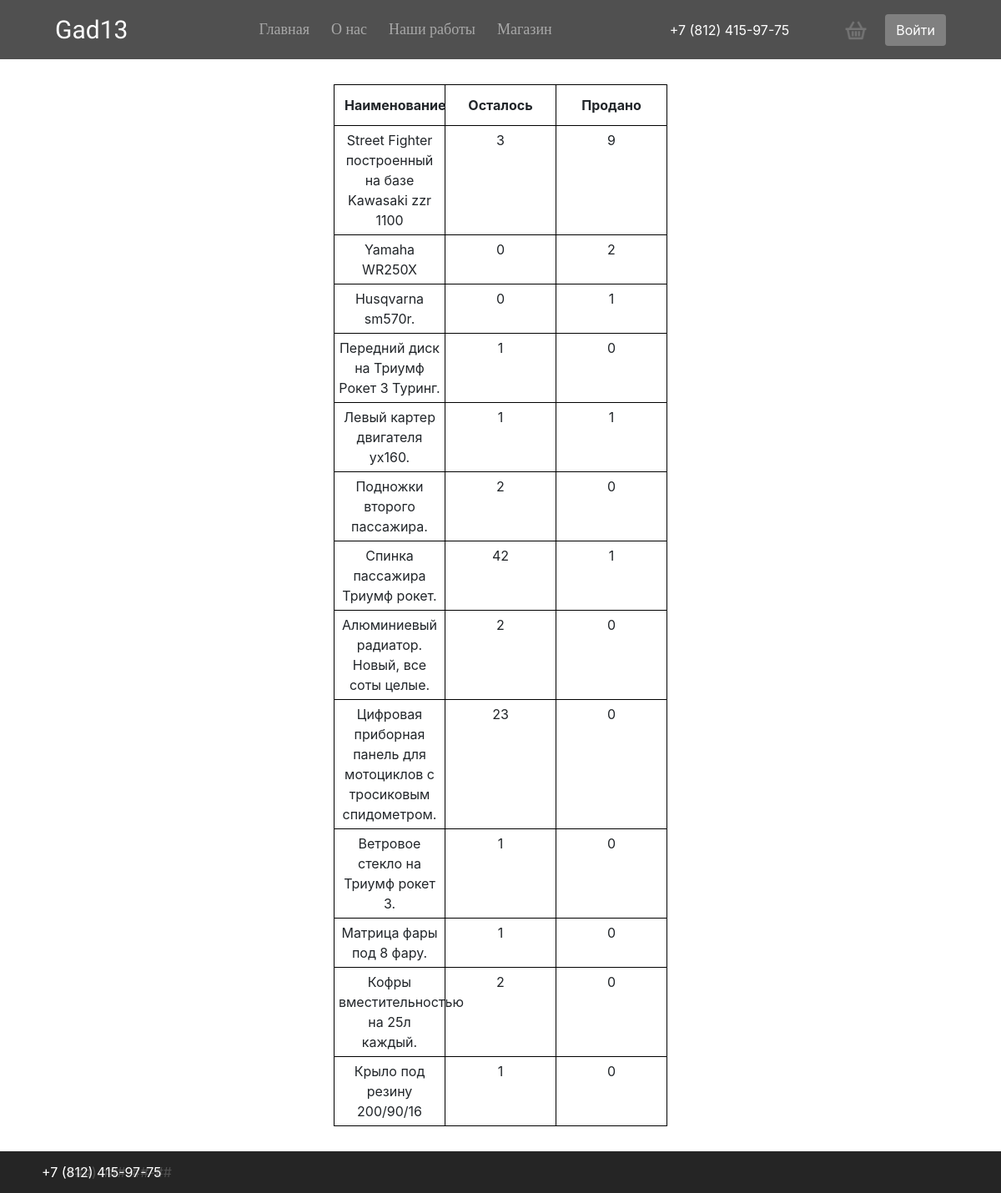
Page /store/table/ on the committed database.
### store/models.py (models this page shows, shortened)
class Product(models.Model):
    title = models.CharField(max_length=255, verbose_name="Название продукта")
    description = models.TextField(verbose_name="Описание продукта")
    price = models.PositiveIntegerField(verbose_name="Цена продукта")
    amount = models.PositiveIntegerField(verbose_name="Остаток а наличии")
    selled = models.IntegerField(default=0 ,verbose_name="Продано товаров")
    category = models.ForeignKey(Category, on_delete=models.CASCADE, null=True)
    created_at = models.DateTimeField(auto_now_add=True)
    updated_at = models.DateTimeField(auto_now=True)
    class Meta:
        verbose_name = "Продукт"
        verbose_name_plural = "Продукты"

### store/views.py (the view, shortened to what this page needs)
# urls.py: path('table/', views.TableStoreView.as_view()),
class TableStoreView(View):
    template_name = 'store_table.html'
    def get_context(self):
        context = {}
        products = Product.objects.all()
        context['products'] = products
        return context
    def get(self, request, *args, **kwargs):
        context = self.get_context()
        return render(request, self.template_name, context)

### store/templates/store_table.html (shortened to what this page needs)
{% extends 'base_store.html' %}
{% block content %}
{% load static %}
<main>
  <div class="profile">
    <table class="table">
        <thead>
        <tr>
            <th>Наименование</th>
            <th>Осталось</th>
            <th>Продано</th>
        </tr>
        </thead>
        <tbody>
        {% for product in products %}
        <tr>
            <td>{{ product.title }}</td>
            <td>{{ product.amount }}</td>
            <td>{{ product.selled }}</td>
        </tr>
        {% endfor %}
        </tbody>
    </table>
  </div>
</main>
<footer>
  <p>+7 (###) ###-##-##</p>
</footer>
{% endblock %}

### static/css/style.css (style rules this page uses)
body { min-height: 100vh; position: relative; }
p { margin: 0; }
.profile { padding: 0 400px; }
footer { width: 100%; background-color: #171717c0; height: 50px; display: flex; justify-content: space-between; padding: 10px 50px; position: absolute; bottom: -80px; }
footer p { color: white; margin-top: 3px; }
.table { width: 100%; margin-top: 30px; border: black 1px solid !important; border-collapse: collapse; table-layout: fixed; text-align: center; }
.table th, .table thead th { text-align: center; border: none; border: black 1px solid !important; }
.table td { border: black 1px solid; padding: 5px; }

### rows in the picture
Product: title "Street Fighter построенный на базе Kawasaki zzr 1100", amount "3", selled "9"
Product: title "Yamaha WR250X", amount "0", selled "2"
Product: title "Husqvarna sm570r.", amount "0", selled "1"
Product: title "Передний диск на Триумф Рокет 3 Туринг.", amount "1", selled "0"
Product: title "Левый картер двигателя yx160.", amount "1", selled "1"
Product: title "Подножки второго пассажира.", amount "2", selled "0"
Product: title "Спинка пассажира Триумф рокет.", amount "42", selled "1"
Product: title "Алюминиевый радиатор. Новый, все соты целые.", amount "2", selled "0"
Product: title "Цифровая приборная панель для мотоциклов с тросиковым спидометром.", amount "23", selled "0"
Product: title "Ветровое стекло на Триумф рокет 3.", amount "1", selled "0"
Product: title "Матрица фары под 8 фару.", amount "1", selled "0"
Product: title "Кофры вместительностью на 25л каждый.", amount "2", selled "0"
Product: title "Крыло под резину 200/90/16", amount "1", selled "0"
